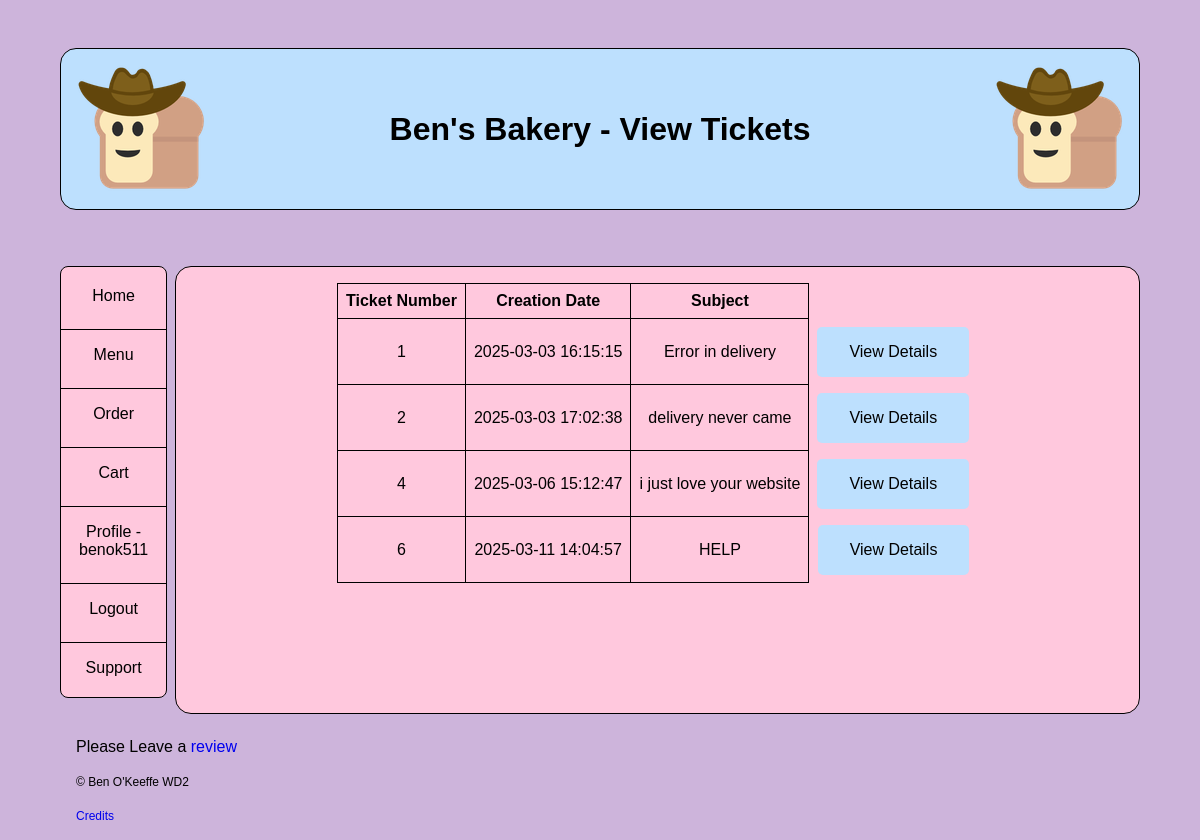
The page /view-tickets (signed in) on the database its author committed.
### tables this page shows
CREATE TABLE support(
    ticket_num INTEGER PRIMARY KEY AUTOINCREMENT,
    user_id TEXT NOT NULL,
    ticket_datetime DATETIME NOT NULL,
    subject TEXT NOT NULL,
    message TEXT NOT NULL,
    admin_user_id TEXT DEFAULT '',
    reply_datetime DATETIME DEFAULT '',
    reply TEXT DEFAULT ''
    );

### app.py (the view)
@app.route('/view-tickets')
@login_required
def view_tickets():
    db = get_db()
    tickets = db.execute('''SELECT * FROM support WHERE user_id = ?''',(g.user,)).fetchall()
    return render_template('view_tickets.html', title = 'View Tickets', tickets = tickets)

### app.py (called while the page is built)
@app.before_request
def load_logged_in_user():
    g.user = session.get('user_id',None)
    g.is_admin = session.get('is_admin',None)

def login_required(view):
    @wraps(view)
    def wrapped_view(*args, **kwargs):
        if g.user is None:
            return redirect(url_for('login', next = request.url))
        return view(*args, **kwargs)
    return wrapped_view

### database.py (called while the page is built)
def get_db():
    if 'db' not in g:
        g.db = sqlite3.connect(DATABASE,
                               detect_types=sqlite3.PARSE_DECLTYPES)
        g.db.row_factory = sqlite3.Row
    return g.db

### templates/view_tickets.html (shortened to what this page needs)
{% extends "base.html" %}
{% block main_content %}
{% if tickets %}
<table>
    <tr>
        <th scope="col">Ticket Number</th>
        <th scope="col">Creation Date</th>
        <th scope="col">Subject</th>
    </tr>
    {% for ticket in tickets %}
        <tr>
            <td>{{ticket['ticket_num']}}</td>
            <td>{{ticket['ticket_datetime']}}</td>
            <td>{{ticket['subject']}}</td>
            <td class="remove"><a href="{{url_for('view_ticket_details', ticket_id = ticket['ticket_num'])}}" class="button">View Details</a></td>
        </tr>
    {%endfor%}
</table>
{%else%}
{% if g.is_admin %}
<p class="center">All tickets have been handled!</p>
{%else%}
<p class="center">You have not created any tickets!</p>
{%endif%}
{%endif%}
{%endblock%}

### static/styles.css (style rules this page uses)
:root { font-family: sans-serif, 'Times New Roman', Times, serif; font-size: 16px; --colour: black; --mainbgcolour: #ffc8dd; --bgcolour: #cdb4db; --accentcolour: #ffafcc; --accentcolour2: #bde0fe; }
*, *:before, *:after { box-sizing: border-box; }
body { color: var(--colour); background-color: var(--bgcolour); display: grid; grid-template-columns: 1fr 9fr; grid-template-areas: "top top" "ml mr" "bottom bottom"; gap: 0.5em; width: 90%; margin: 0 auto; }
.button { display: inline-block; padding: 1em 2em; background-color: var(--accentcolour2); color: var(--colour); text-decoration: none; border-radius: 5px; }
.remove { border: none; }
main>* { margin: 2em 1em; }
table { border-collapse: collapse; margin: 0 auto; text-align: center; }
table { margin-top: 1em; margin-bottom: 1em; }
th,td { border: 1px solid black; padding: 0.5em; }
a { text-decoration: none; }

### rows shown on the page
support: ticket_num "1", ticket_datetime "2025-03-03 16:15:15", subject "Error in delivery"
support: ticket_num "2", ticket_datetime "2025-03-03 17:02:38", subject "delivery never came"
support: ticket_num "4", ticket_datetime "2025-03-06 15:12:47", subject "i just love your website"
support: ticket_num "6", ticket_datetime "2025-03-11 14:04:57", subject "HELP"

### other values the page prints
{{ title }} "View Tickets"
{{ g.user }} "benok511"
